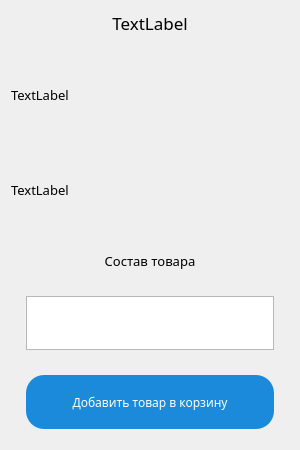
<?xml version="1.0" encoding="UTF-8"?>
<ui version="4.0">
 <class>ProductInfo</class>
 <widget class="QDialog" name="ProductInfo">
  <property name="geometry">
   <rect>
    <x>0</x>
    <y>0</y>
    <width>300</width>
    <height>450</height>
   </rect>
  </property>
  <property name="sizePolicy">
   <sizepolicy hsizetype="Preferred" vsizetype="Expanding">
    <horstretch>0</horstretch>
    <verstretch>0</verstretch>
   </sizepolicy>
  </property>
  <property name="windowTitle">
   <string>Dialog</string>
  </property>
  <layout class="QGridLayout" name="gridLayout">
   <property name="verticalSpacing">
    <number>0</number>
   </property>
   <item row="0" column="0">
    <layout class="QVBoxLayout" name="verticalLayout_2">
     <property name="spacing">
      <number>0</number>
     </property>
     <item>
      <widget class="QLabel" name="nameLabel">
       <property name="sizePolicy">
        <sizepolicy hsizetype="Preferred" vsizetype="Maximum">
         <horstretch>0</horstretch>
         <verstretch>0</verstretch>
        </sizepolicy>
       </property>
       <property name="font">
        <font>
         <family>Roboto Slab</family>
         <pointsize>13</pointsize>
        </font>
       </property>
       <property name="text">
        <string>TextLabel</string>
       </property>
       <property name="textFormat">
        <enum>Qt::AutoText</enum>
       </property>
       <property name="alignment">
        <set>Qt::AlignCenter</set>
       </property>
       <property name="wordWrap">
        <bool>true</bool>
       </property>
      </widget>
     </item>
     <item>
      <widget class="QLabel" name="descriptionLabel">
       <property name="sizePolicy">
        <sizepolicy hsizetype="Preferred" vsizetype="Preferred">
         <horstretch>0</horstretch>
         <verstretch>0</verstretch>
        </sizepolicy>
       </property>
       <property name="font">
        <font>
         <family>Roboto Slab</family>
         <pointsize>10</pointsize>
        </font>
       </property>
       <property name="text">
        <string>TextLabel</string>
       </property>
       <property name="wordWrap">
        <bool>true</bool>
       </property>
      </widget>
     </item>
    </layout>
   </item>
   <item row="5" column="0">
    <layout class="QVBoxLayout" name="verticalLayout">
     <property name="spacing">
      <number>25</number>
     </property>
     <property name="leftMargin">
      <number>15</number>
     </property>
     <property name="topMargin">
      <number>0</number>
     </property>
     <property name="rightMargin">
      <number>15</number>
     </property>
     <property name="bottomMargin">
      <number>10</number>
     </property>
     <item>
      <widget class="QTableView" name="tableView">
       <property name="sizePolicy">
        <sizepolicy hsizetype="Expanding" vsizetype="Ignored">
         <horstretch>0</horstretch>
         <verstretch>0</verstretch>
        </sizepolicy>
       </property>
       <property name="font">
        <font>
         <family>Roboto Slab</family>
         <pointsize>10</pointsize>
        </font>
       </property>
       <property name="editTriggers">
        <set>QAbstractItemView::NoEditTriggers</set>
       </property>
       <property name="selectionMode">
        <enum>QAbstractItemView::NoSelection</enum>
       </property>
      </widget>
     </item>
     <item>
      <widget class="QPushButton" name="pushButton">
       <property name="sizePolicy">
        <sizepolicy hsizetype="Minimum" vsizetype="Minimum">
         <horstretch>0</horstretch>
         <verstretch>0</verstretch>
        </sizepolicy>
       </property>
       <property name="font">
        <font>
         <family>Roboto Slab</family>
         <pointsize>9</pointsize>
        </font>
       </property>
       <property name="styleSheet">
        <string notr="true">background-color: rgb(28,138,219);
color: rgb(255, 255, 255);
border-radius: 18px;</string>
       </property>
       <property name="text">
        <string>Добавить товар в корзину</string>
       </property>
      </widget>
     </item>
    </layout>
   </item>
   <item row="2" column="0">
    <layout class="QVBoxLayout" name="verticalLayout_3">
     <property name="spacing">
      <number>0</number>
     </property>
     <item>
      <widget class="QLabel" name="recomendationLabel">
       <property name="font">
        <font>
         <family>Roboto Slab</family>
         <pointsize>10</pointsize>
        </font>
       </property>
       <property name="text">
        <string>TextLabel</string>
       </property>
       <property name="wordWrap">
        <bool>true</bool>
       </property>
      </widget>
     </item>
     <item>
      <widget class="QLabel" name="label">
       <property name="font">
        <font>
         <family>Roboto Slab</family>
         <pointsize>10</pointsize>
        </font>
       </property>
       <property name="text">
        <string>Состав товара</string>
       </property>
       <property name="alignment">
        <set>Qt::AlignCenter</set>
       </property>
       <property name="wordWrap">
        <bool>true</bool>
       </property>
      </widget>
     </item>
    </layout>
   </item>
  </layout>
 </widget>
 <resources/>
 <connections/>
</ui>
